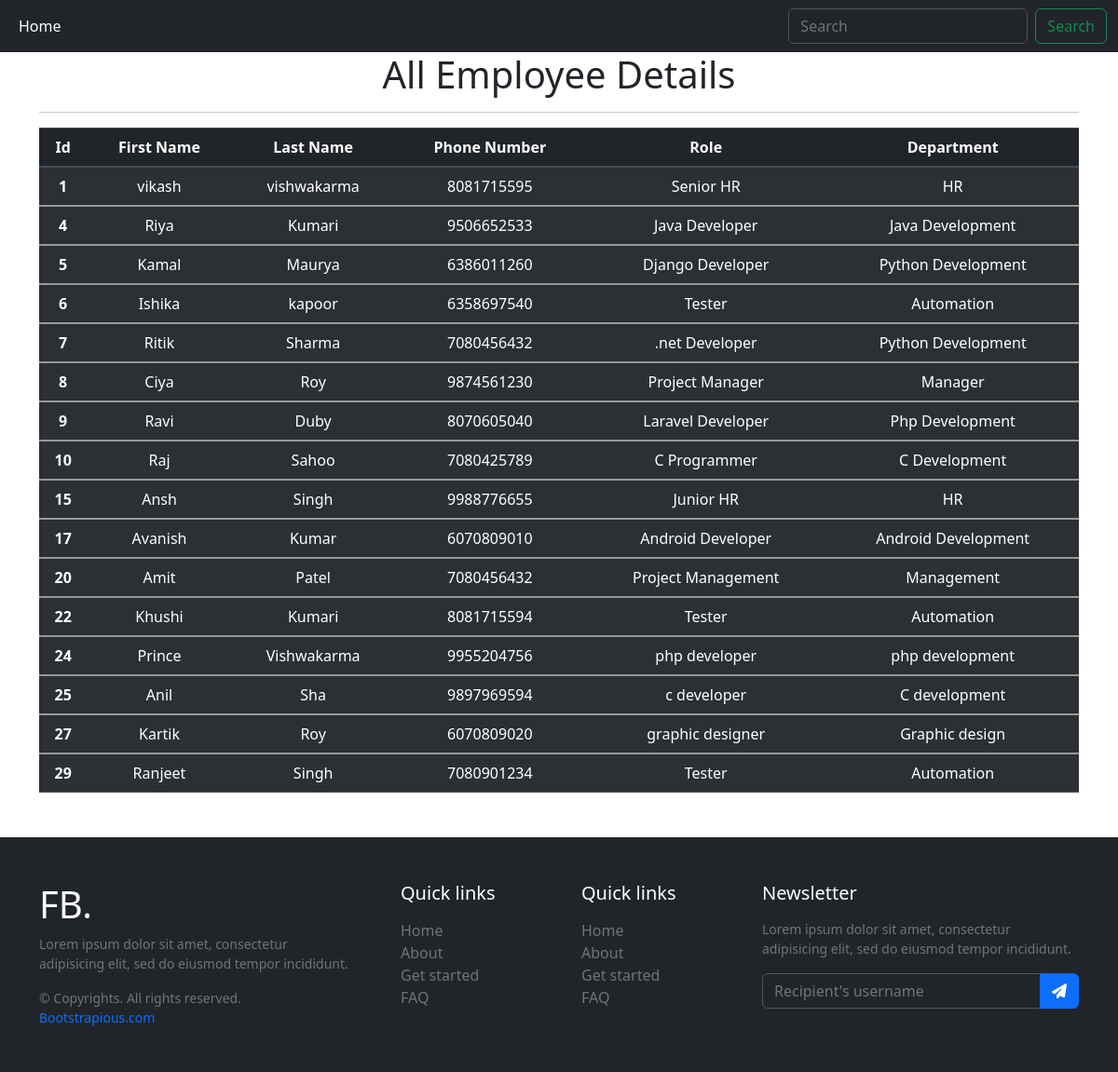
Page /all_emp (signed in) on the committed database.
### emp_app/models.py (models this page shows)
class Employee(models.Model):
    first_name = models.CharField(max_length=100, null=False)
    last_name = models.CharField(max_length=100)
    dept = models.CharField(default=0, max_length=100)
    salary = models.IntegerField(default=0)
    bonus = models.IntegerField(default=0)
    role = models.CharField(default=0, max_length=100)
    phone = models.IntegerField(default=0)
    address = models.CharField(default=0, max_length=100)
    location = models.CharField(default=0, max_length=100)
    email = models.EmailField(default=0, max_length=50)
    hire_date = models.DateField()
    photo = models.FileField(upload_to="photo/", max_length=250, null=True, default=None)

### emp_app/views.py (the view)
# urls.py: path('all_emp', views.all_emp, name='all_emp'),
def all_emp(request):
    try:
        if request.session['email'] == None:
            return render(request, 'index.html')
        emps = Employee.objects.all()
        context = {
            'emps': emps
        }
        return render(request, 'view_all_emp.html', context)
    except:
        return index(request)

### emp_app/templates/view_all_emp.html (shortened to what this page needs)
<!DOCTYPE html>
{% load static %}
<html lang="en">
<head>
    <link rel="stylesheet" href="https://cdn.jsdelivr.net/npm/bootstrap@4.3.1/dist/css/bootstrap.min.css"
>
    <link href="{% static 'css/bootstrap.css' %}" rel="stylesheet"/>
    <link href="{% static 'css/all.css' %}" rel="stylesheet"/>
    <link href="{% static 'fontawesome/all.min.css' %}" rel="stylesheet"/>
</head>
<body>
<nav class="navbar navbar-expand-lg navbar-dark bg-dark">
    <div class="container-fluid">
        <div class="collapse navbar-collapse" id="navbarSupportedContent">
            <ul class="navbar-nav me-auto mb-2 mb-lg-0">
                <li class="nav-item">
                    <a class="nav-link active" aria-current="page" href="index.html">Home</a>
                </li>
            </ul>
            <form class="d-flex">
                <input class="form-control me-2" type="search" placeholder="Search" aria-label="Search">
                <button class="btn btn-outline-success" type="submit">Search</button>
            </form>
        </div>
    </div>
</nav>
<div class="container" style="text-align: center;">
    <h1>All Employee Details</h1>
    <hr>
    <table class="table table-striped table-dark">
        <thead>
        <tr>
            <th scope="col">Id</th>
            <th scope="col">First Name</th>
            <th scope="col">Last Name</th>
            <th scope="col">Phone Number</th>
            <th scope="col">Role</th>
            <th scope="col">Department</th>
        </tr>
        </thead>
        {% for emp in emps %}
        <tbody>
        <tr>
            <th scope="row">{{emp.id}}</th>
            <td><a href="profile/{{emp.id}}">{{emp.first_name}}</a></td>
            <td>{{emp.last_name}}</td>
            <td>{{emp.phone}}</td>
            <td>{{emp.role}}</td>
            <td>{{emp.dept}}</td>
        </tr>
        </tbody>
        {% endfor %}
    </table>
</div>
</body>
<div class="mt-5">
    <footer class="w-100 py-4 flex-shrink-0" style="position: sticky;">
        <div class="container py-4">
            <div class="row gy-4 gx-5">
                <div class="col-lg-4 col-md-6">
                    <h5 class="h1 text-white">FB.</h5>
                    <p class="small text-muted">Lorem ipsum dolor sit amet, consectetur adipisicing elit, sed do eiusmod
                        tempor incididunt.</p>
                    <p class="small text-muted mb-0">&copy; Copyrights. All rights reserved. <a class="text-primary"
                                                                                                href="#">Bootstrapious.com</a>
                    </p>
                </div>
                <div class="col-lg-2 col-md-6">
                    <h5 class="text-white mb-3">Quick links</h5>
                    <ul class="list-unstyled text-muted">
                        <li><a href="#">Home</a></li>
                        <li><a href="#">About</a></li>
                        <li><a href="#">Get started</a></li>
                        <li><a href="#">FAQ</a></li>
                    </ul>
                </div>
                <div class="col-lg-2 col-md-6">
                    <h5 class="text-white mb-3">Quick links</h5>
                    <ul class="list-unstyled text-muted">
                        <li><a href="#">Home</a></li>
                        <li><a href="#">About</a></li>
                        <li><a href="#">Get started</a></li>
                        <li><a href="#">FAQ</a></li>
                    </ul>
                </div>
                <div class="col-lg-4 col-md-6">
                    <h5 class="text-white mb-3">Newsletter</h5>
                    <p class="small text-muted">Lorem ipsum dolor sit amet, consectetur adipisicing elit, sed do eiusmod
                        tempor incididunt.</p>
                    <form action="#">
                        <div class="input-group mb-3">
                            <input class="form-control" type="text" placeholder="Recipient's username"
                                   aria-label="Recipient's username" aria-describedby="button-addon2">
                            <button class="btn btn-primary" id="button-addon2" type="button"><i
                                    class="fas fa-paper-plane"></i></button>
                        </div>
                    </form>
                </div>
            </div>
        </div>
    </footer>
</div>
</html>

### emp_app/templates/view_all_emp.html (style rules this page uses)
a { color: inherit; text-decoration: none; transition: all 0.3s; }
.form-control { background: #212529; border-color: #545454; }
footer { background: #212529; }

### rows in the picture
Employee: id "1", first_name "vikash", last_name "vishwakarma", phone "8081715595", role "Senior HR", dept "HR"
Employee: id "4", first_name "Riya", last_name "Kumari", phone "9506652533", role "Java Developer", dept "Java Development"
Employee: id "5", first_name "Kamal", last_name "Maurya", phone "6386011260", role "Django Developer", dept "Python Development"
Employee: id "6", first_name "Ishika", last_name "kapoor", phone "6358697540", role "Tester", dept "Automation"
Employee: id "7", first_name "Ritik", last_name "Sharma", phone "7080456432", role ".net Developer", dept "Python Development"
Employee: id "8", first_name "Ciya", last_name "Roy", phone "9874561230", role "Project Manager", dept "Manager"
Employee: id "9", first_name "Ravi", last_name "Duby", phone "8070605040", role "Laravel Developer", dept "Php Development"
Employee: id "10", first_name "Raj", last_name "Sahoo", phone "7080425789", role "C Programmer", dept "C Development"
Employee: id "15", first_name "Ansh", last_name "Singh", phone "9988776655", role "Junior HR", dept "HR"
Employee: id "17", first_name "Avanish", last_name "Kumar", phone "6070809010", role "Android Developer", dept "Android Development"
Employee: id "20", first_name "Amit", last_name "Patel", phone "7080456432", role "Project Management", dept "Management"
Employee: id "22", first_name "Khushi", last_name "Kumari", phone "8081715594", role "Tester", dept "Automation"
Employee: id "24", first_name "Prince", last_name "Vishwakarma", phone "9955204756", role "php developer", dept "php development"
Employee: id "25", first_name "Anil", last_name "Sha", phone "9897969594", role "c developer", dept "C development"
Employee: id "27", first_name "Kartik", last_name "Roy", phone "6070809020", role "graphic designer", dept "Graphic design"
Employee: id "29", first_name "Ranjeet", last_name "Singh", phone "7080901234", role "Tester", dept "Automation"
